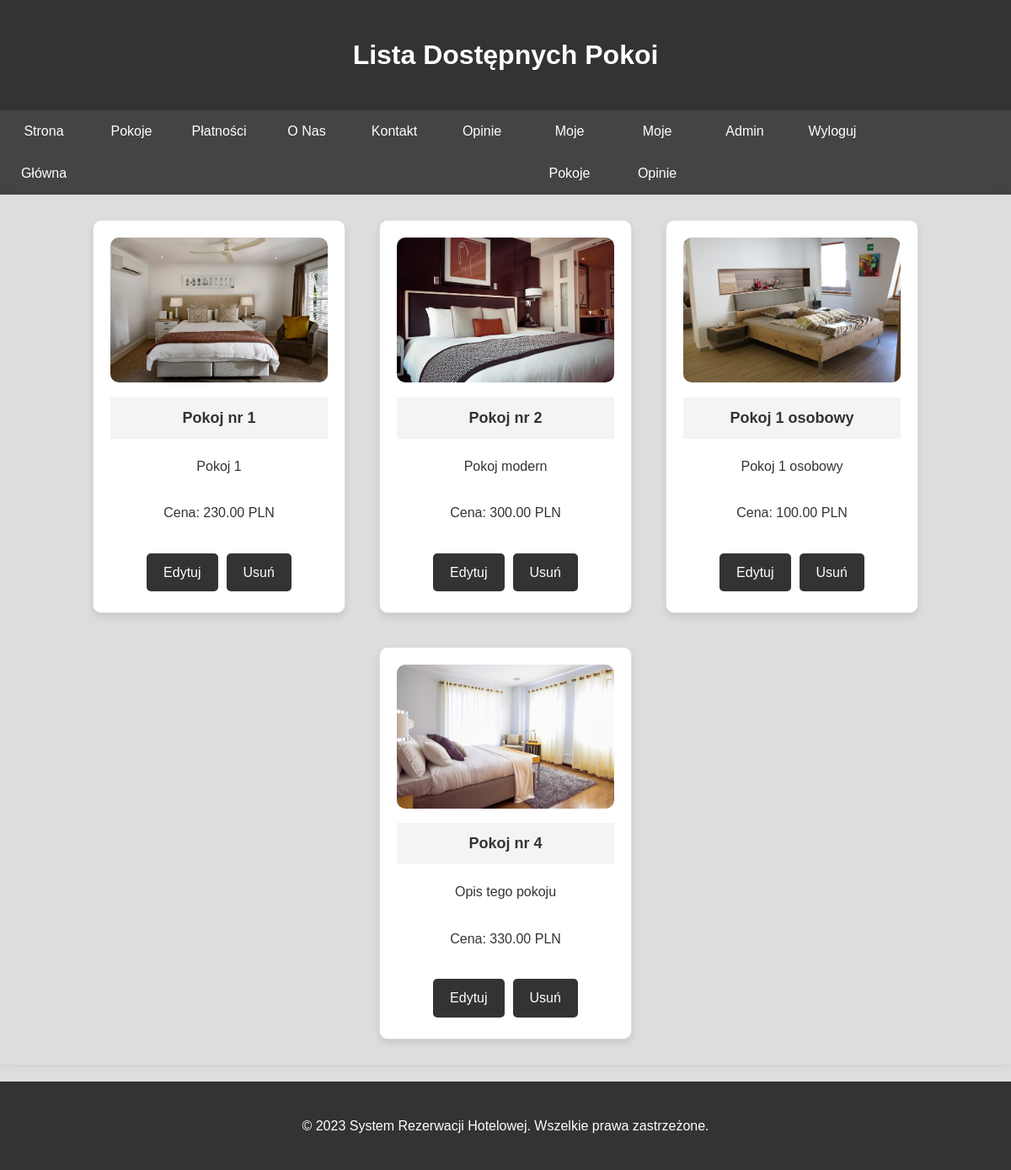
Screenshot of /rooms_list.php (signed in) with the database file from the repository.
### tables this page shows
CREATE TABLE `rooms` (
  `room_id` int(11) NOT NULL,
  `room_name` varchar(255) NOT NULL,
  `room_description` text DEFAULT NULL,
  `room_image` varchar(255) DEFAULT NULL,
  `is_available` tinyint(1) DEFAULT 1,
  `price` decimal(10,2) NOT NULL DEFAULT 0.00
);

### rooms_list.php (the view, shortened to what this page needs)
<?php
include 'includes/db_connection.php';
$sql = 'SELECT * FROM rooms';
$result = $conn->query($sql);
?>
<!DOCTYPE html>
<html lang='pl'>
<head>
    <link rel='stylesheet' href='assets/css/styles.css'>
</head>
<body>
    <header>
        <h1>Lista Dostępnych Pokoi</h1>
    </header>
    <nav>
        <ul>
            <li><a href='index.php'>Strona Główna</a></li>
            <li><a href='available_rooms.php'>Pokoje</a></li>
            <li><a href='payments.php'>Płatności</a></li>
            <li><a href='about.php'>O Nas</a></li>
            <li><a href='contact.php'>Kontakt</a></li>
            <li><a href='reviews.php'>Opinie</a></li>
            <li><a href='my_rooms.php'>Moje Pokoje</a></li>
            <li><a href='my_reviews.php'>Moje Opinie</a></li>
            <?php if (isset($_SESSION['role']) && $_SESSION['role'] == 'admin'): ?>
                <li><a href='admin_panel.php'>Admin</a></li>
            <?php endif; ?>
            <li><a href='logout.php'>Wyloguj</a></li>
        </ul>
    </nav>
    <div class="centered-container">
        <main>
            <div class="rooms">
                <?php
                while ($room = $result->fetch_assoc()) {
                    echo '<div class="room-card">';
                    echo '<img src="' . $room['room_image'] . '" alt="Zdjęcie pokoju">';
                    echo '<h3>' . $room['room_name'] . '</h3>';
                    echo '<p>' . $room['room_description'] . '</p>';
                    echo '<p>Cena: ' . $room['price'] . ' PLN</p>';
                    echo '<div class="action-buttons">';
                    echo '<a href="edit_room.php?room_id=' . $room['room_id'] . '">Edytuj</a>';
                    echo '<a href="delete_room.php?room_id=' . $room['room_id'] . '" onclick="return confirm(\'Czy na pewno chcesz usunąć ten pokój?\');">Usuń</a>';
                    echo '</div>';
                    echo '</div>';
                }
                ?>
            </div>
        </main>
    </div>
    <footer>
        <p>&copy; 2023 System Rezerwacji Hotelowej. Wszelkie prawa zastrzeżone.</p>
    </footer>
</body>
</html>

### assets/css/styles.css (style rules this page uses)
* { padding: 0; margin: 0; box-sizing: border-box; }
body, h1, h2, h3, p, ul, li, a, input, textarea, select, button { font-family: 'Arial', sans-serif; }
body { background-color: #ddd; color: #333; font-size: 16px; line-height: 1.6; }
header, footer { background-color: #333; color: #fff; text-align: center; padding: 40px 0; }
footer { margin-top: 20px; }
nav ul { display: flex; list-style-type: none; background-color: #444; }
nav ul li { float: left; width: 7%; margin: 0 10px; }
nav ul li a { display: block; color: #fff; text-align: center; text-decoration: none; line-height: 50px; border-radius: 5px; transition: background-color 0.3s, transform 0.3s; }
main { display: flex; padding: 20px; background-color: #ddd; box-shadow: 0 0 10px rgba(0, 0, 0, 0.1); }
.centered-container { display: flex; justify-content: center; align-items: center; }
.rooms { display: flex; flex-wrap: wrap; gap: 20px; justify-content: center; }
.room-card { width: 500px; border: 1px solid #ccc; border-radius: 10px; overflow: hidden; box-shadow: 0 4px 8px rgba(0, 0, 0, 0.1); transition: transform 0.3s; }
.room-card img { width: 100%; height: 400px; object-fit: cover; }
.room-card h3 { padding: 10px; background-color: #f4f4f4; margin: 0; }
.room-card p { padding: 10px; margin: 0; }
.room-card { width: 300px; background-color: #fff; border: 1px solid #ddd; border-radius: 10px; box-shadow: 0 4px 8px rgba(0, 0, 0, 0.1); margin: 10px; padding: 20px; text-align: center; transition: transform 0.3s; overflow: hidden; }
.room-card img { width: 100%; height: auto; border-radius: 10px; }
.room-card h3 { font-size: 18px; margin-top: 10px; }
.room-card p { font-size: 16px; margin-top: 10px; }
.action-buttons { margin-top: 20px; }
.action-buttons a { display: inline-block; padding: 10px 20px; background-color: #333; color: #fff; text-decoration: none; border-radius: 5px; margin: 5px; transition: background-color 0.3s; }
.room-card { width: 300px; background-color: #fff; border: 1px solid #ddd; border-radius: 10px; box-shadow: 0 4px 8px rgba(0, 0, 0, 0.1); padding: 20px; text-align: center; transition: transform 0.3s; overflow: hidden; }

### rows the page displays
rooms: room_image (picture), room_name "Pokoj nr 1", room_description "Pokoj 1", price "230.00"
rooms: room_image (picture), room_name "Pokoj nr 2", room_description "Pokoj modern", price "300.00"
rooms: room_image (picture), room_name "Pokoj 1 osobowy", room_description "Pokoj 1 osobowy", price "100.00"
rooms: room_image (picture), room_name "Pokoj nr 4", room_description "Opis tego pokoju", price "330.00"
